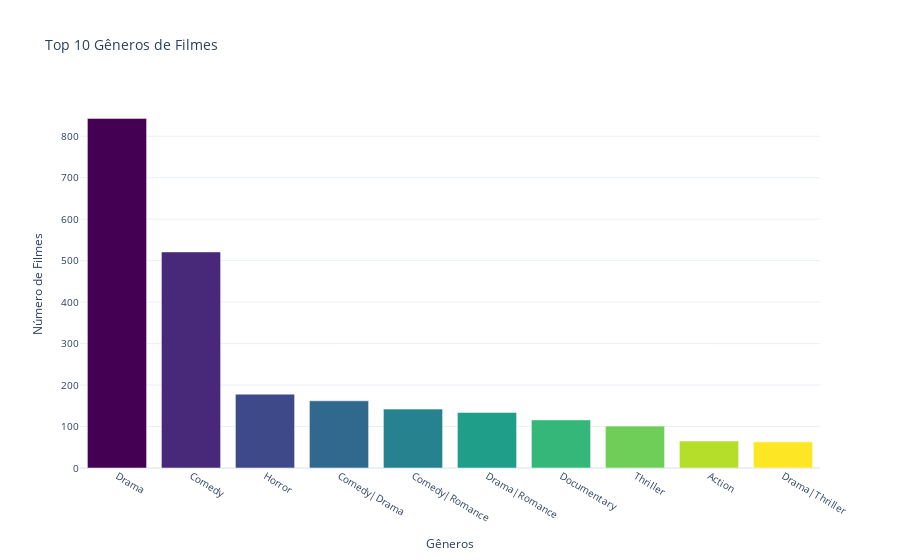

This figure's notebook cell:
### Code cell
top_genres = df_movies['genres'].value_counts().nlargest(10).reset_index()
top_genres.columns = ['genres', 'count']

fig = px.bar(top_genres,
             x='genres',
             y='count',
             title='Top 10 Gêneros de Filmes',
             color='genres',
             color_discrete_sequence=px.colors.sequential.Viridis)

fig.update_layout(
    xaxis_title='Gêneros',
    yaxis_title='Número de Filmes',
    xaxis_title_font_size=12,
    yaxis_title_font_size=12,
    font=dict(size=10),
    title_font_size=14,
    showlegend=False,
    bargap=0.2,
    template='plotly_white',
)

fig.show()

### Figure 1 — Plotly figure (JSON) as saved in the notebook; plotly's stock layout.template omitted (floating-point values rounded to 4 significant figures)
{"data": [{"hovertemplate": "genres=%{x}<br>count=%{y}<extra></extra>", "legendgroup": "Drama", "marker": {"color": "#440154", "pattern": {"shape": ""}}, "name": "Drama", "orientation": "v", "showlegend": true, "textposition": "auto", "type": "bar", "x": ["Drama"], "xaxis": "x", "y": [843], "yaxis": "y"}, {"hovertemplate": "genres=%{x}<br>count=%{y}<extra></extra>", "legendgroup": "Comedy", "marker": {"color": "#482878", "pattern": {"shape": ""}}, "name": "Comedy", "orientation": "v", "showlegend": true, "textposition": "auto", "type": "bar", "x": ["Comedy"], "xaxis": "x", "y": [521], "yaxis": "y"}, {"hovertemplate": "genres=%{x}<br>count=%{y}<extra></extra>", "legendgroup": "Horror", "marker": {"color": "#3e4989", "pattern": {"shape": ""}}, "name": "Horror", "orientation": "v", "showlegend": true, "textposition": "auto", "type": "bar", "x": ["Horror"], "xaxis": "x", "y": [178], "yaxis": "y"}, {"hovertemplate": "genres=%{x}<br>count=%{y}<extra></extra>", "legendgroup": "Comedy|Drama", "marker": {"color": "#31688e", "pattern": {"shape": ""}}, "name": "Comedy|Drama", "orientation": "v", "showlegend": true, "textposition": "auto", "type": "bar", "x": ["Comedy|Drama"], "xaxis": "x", "y": [162], "yaxis": "y"}, {"hovertemplate": "genres=%{x}<br>count=%{y}<extra></extra>", "legendgroup": "Comedy|Romance", "marker": {"color": "#26828e", "pattern": {"shape": ""}}, "name": "Comedy|Romance", "orientation": "v", "showlegend": true, "textposition": "auto", "type": "bar", "x": ["Comedy|Romance"], "xaxis": "x", "y": [142], "yaxis": "y"}, {"hovertemplate": "genres=%{x}<br>count=%{y}<extra></extra>", "legendgroup": "Drama|Romance", "marker": {"color": "#1f9e89", "pattern": {"shape": ""}}, "name": "Drama|Romance", "orientation": "v", "showlegend": true, "textposition": "auto", "type": "bar", "x": ["Drama|Romance"], "xaxis": "x", "y": [134], "yaxis": "y"}, {"hovertemplate": "genres=%{x}<br>count=%{y}<extra></extra>", "legendgroup": "Documentary", "marker": {"color": "#35b779", "pattern": {"shape": ""}}, "name": "Documentary", "orientation": "v", "showlegend": true, "textposition": "auto", "type": "bar", "x": ["Documentary"], "xaxis": "x", "y": [116], "yaxis": "y"}, {"hovertemplate": "genres=%{x}<br>count=%{y}<extra></extra>", "legendgroup": "Thriller", "marker": {"color": "#6ece58", "pattern": {"shape": ""}}, "name": "Thriller", "orientation": "v", "showlegend": true, "textposition": "auto", "type": "bar", "x": ["Thriller"], "xaxis": "x", "y": [101], "yaxis": "y"}, {"hovertemplate": "genres=%{x}<br>count=%{y}<extra></extra>", "legendgroup": "Action", "marker": {"color": "#b5de2b", "pattern": {"shape": ""}}, "name": "Action", "orientation": "v", "showlegend": true, "textposition": "auto", "type": "bar", "x": ["Action"], "xaxis": "x", "y": [65], "yaxis": "y"}, {"hovertemplate": "genres=%{x}<br>count=%{y}<extra></extra>", "legendgroup": "Drama|Thriller", "marker": {"color": "#fde725", "pattern": {"shape": ""}}, "name": "Drama|Thriller", "orientation": "v", "showlegend": true, "textposition": "auto", "type": "bar", "x": ["Drama|Thriller"], "xaxis": "x", "y": [63], "yaxis": "y"}], "layout": {"bargap": 0.2, "barmode": "relative", "font": {"size": 10}, "legend": {"title": {"text": "genres"}, "tracegroupgap": 0}, "showlegend": false, "title": {"font": {"size": 14}, "text": "Top 10 Gêneros de Filmes"}, "xaxis": {"anchor": "y", "categoryarray": ["Drama", "Comedy", "Horror", "Comedy|Drama", "Comedy|Romance", "Drama|Romance", "Documentary", "Thriller", "Action", "Drama|Thriller"], "categoryorder": "array", "domain": [0, 1], "title": {"font": {"size": 12}, "text": "Gêneros"}}, "yaxis": {"anchor": "x", "domain": [0, 1], "title": {"font": {"size": 12}, "text": "Número de Filmes"}}}}
